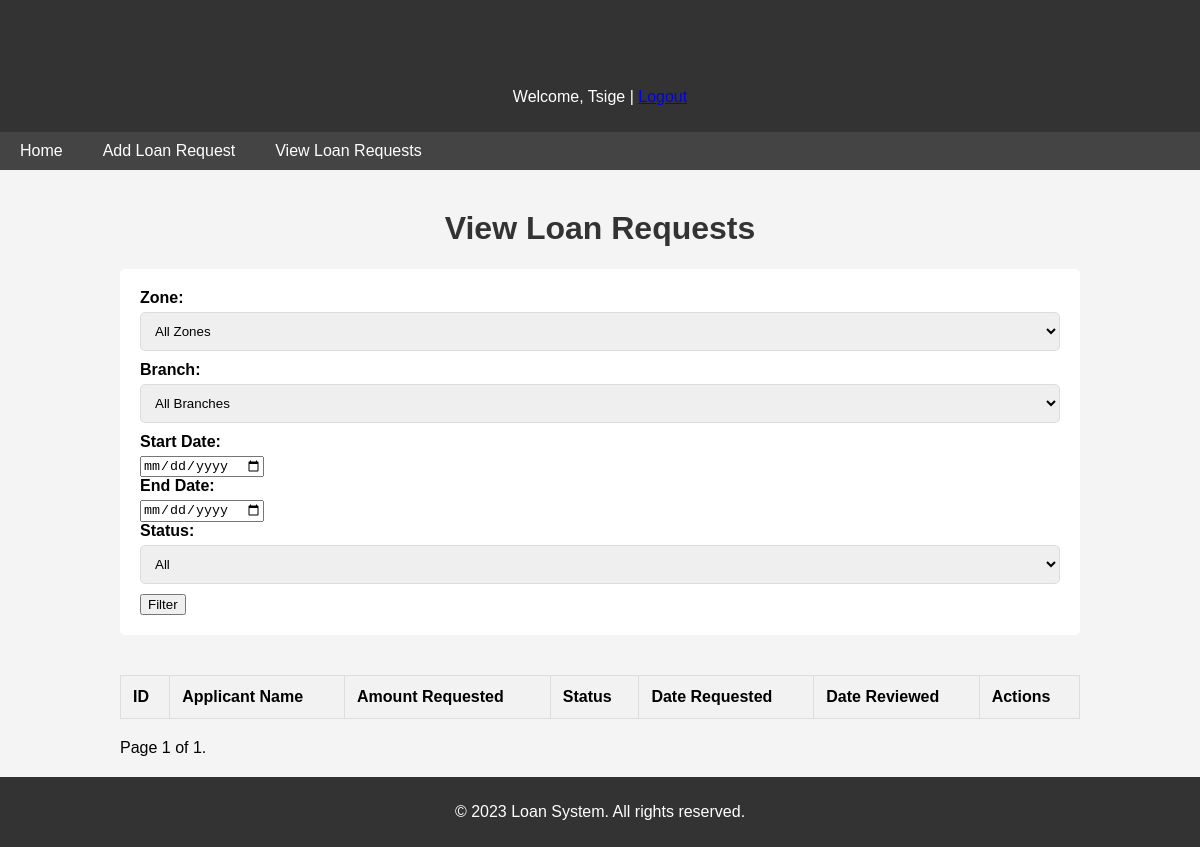
/view_loan_requests/ (signed in), run on an earlier commit of the app's database.
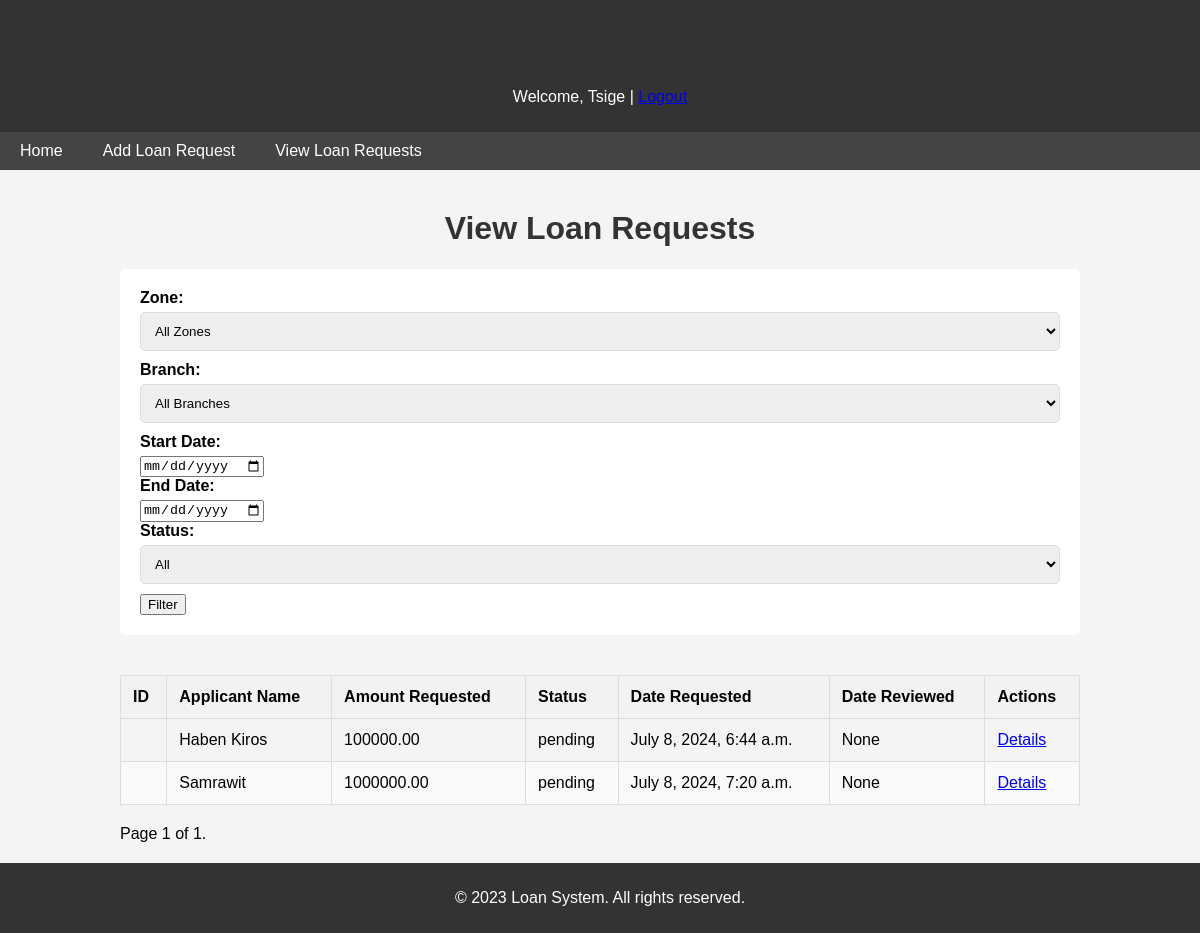
And on a later commit of the database.
### loans/models.py (models this page shows)
class CustomUser(AbstractUser):
    USER_ROLES = [
        ('loan_officer', 'Loan Officer'),
        ('finance', 'Finance'),
        ('operational_manager', 'Operational Manager'),
        ('manager', 'Manager')
    ]
    role = models.CharField(max_length=20, choices=USER_ROLES)
    phone_number = models.CharField(max_length=20)
    zone = models.ForeignKey(Zone, on_delete=models.SET_NULL, null=True, blank=True)
    branch = models.ForeignKey(Branch, on_delete=models.SET_NULL, null=True, blank=True)

class LoanRequest(models.Model):
    loan_request_id = models.CharField(max_length=20, unique=True)
    applicant_name = models.CharField(max_length=255)
    phone_number = models.CharField(max_length=15)
    email = models.EmailField()
    category = models.ForeignKey(LoanCategory, on_delete=models.CASCADE)
    collateral = models.ForeignKey(CollateralType, on_delete=models.CASCADE)
    amount_requested = models.DecimalField(max_digits=20, decimal_places=2)
    reason = models.TextField()
    status = models.CharField(max_length=20, default='pending')
    operation_manager_approval = models.BooleanField(default=False)
    finance_approval = models.BooleanField(default=False)
    date_requested = models.DateTimeField(auto_now_add=True)
    date_reviewed = models.DateTimeField(null=True, blank=True)
    branch = models.ForeignKey(Branch, on_delete=models.CASCADE)

### loans/views.py (the view)
# urls.py: path('view_loan_requests/', views.view_loan_requests, name='view_loan_requests'),
@login_required
@user_passes_test(lambda u: u.role == 'loan_officer')
def view_loan_requests(request):
    loan_requests = LoanRequest.objects.filter(branch=request.user.branch)
    zone_id = request.GET.get('zone_id')
    branch_id = request.GET.get('branch_id')
    start_date = request.GET.get('start_date')
    end_date = request.GET.get('end_date')
    status = request.GET.get('status')
    if zone_id:
        loan_requests = loan_requests.filter(branch__zone_id=zone_id)
    if branch_id:
        loan_requests = loan_requests.filter(branch_id=branch_id)
    if start_date and end_date:
        loan_requests = loan_requests.filter(date_requested__range=[start_date, end_date])
    if status:
        loan_requests = loan_requests.filter(status=status)
    paginator = Paginator(loan_requests, 10)  # Show 10 loan requests per page
    page_number = request.GET.get('page')
    page_obj = paginator.get_page(page_number)
    context = {
        'page_obj': page_obj,
        'zones': Zone.objects.all(),
        'branches': Branch.objects.filter(zone=request.user.branch.zone),
    }
    return render(request, 'loans/view_loan_requests.html', context)

### templates/loans/view_loan_requests.html (shortened to what this page needs)
{% extends "base.html" %}
{% block content %}
<h1>View Loan Requests</h1>
<form method="get">
    <label for="zone">Zone:</label>
    <select name="zone_id" id="zone">
        <option value="">All Zones</option>
    </select>
    <label for="branch">Branch:</label>
    <select name="branch_id" id="branch">
        <option value="">All Branches</option>
    </select>
    <label for="start_date">Start Date:</label>
    <input type="date" name="start_date" id="start_date">
    <label for="end_date">End Date:</label>
    <input type="date" name="end_date" id="end_date">
    <label for="status">Status:</label>
    <select name="status" id="status">
        <option value="">All</option>
    </select>
    <button type="submit">Filter</button>
</form>
<div class="table-container">
    <table>
        <thead>
            <tr>
                <th>ID</th>
                <th>Applicant Name</th>
                <th>Amount Requested</th>
                <th>Status</th>
                <th>Date Requested</th>
                <th>Date Reviewed</th>
                <th>Actions</th>
            </tr>
        </thead>
        <tbody>
            {% for loan_request in page_obj %}
            <tr>
                <td>{{ loan_request.loan_request_id }}</td>
                <td>{{ loan_request.applicant_name }}</td>
                <td>{{ loan_request.amount_requested }}</td>
                <td>{{ loan_request.status }}</td>
                <td>{{ loan_request.date_requested }}</td>
                <td>{{ loan_request.date_reviewed }}</td>
                <td>
                    <a href="{% url 'loan_request_detail' loan_request.id %}">Details</a>
                </td>
            </tr>
            {% endfor %}
        </tbody>
    </table>
</div>
<div class="pagination">
    <span class="step-links">
        <span class="current">
            Page {{ page_obj.number }} of {{ page_obj.paginator.num_pages }}.
        </span>
    </span>
</div>
{% endblock %}

### templates/base.html (shortened to what this page needs)
<!DOCTYPE html>
<html>
<head>
    {% load static %}
    <link rel="stylesheet" type="text/css" href="{% static 'css/styles.css' %}">
</head>
<body>
    <header>
        <h1>Loan System</h1>
        {% if user.is_authenticated %}
            <p>Welcome, {{ user.username }} | <a href="{% url 'logout' %}">Logout</a></p>
        {% else %}
            <p><a href="{% url 'login' %}">Login</a></p>
        {% endif %}
    </header>
    <nav>
        <a href="{% url 'home' %}">Home</a>
        {% if user.is_authenticated %}
            {% if user.role == 'loan_officer' %}
                <a href="{% url 'create_loan_request' %}">Add Loan Request</a>
                <a href="{% url 'view_loan_requests' %}">View Loan Requests</a>
            {% endif %}
        {% endif %}
    </nav>
    <div class="container">
        {% block content %}
        {% endblock %}
    </div>
    <footer>
        <p>&copy; 2023 Loan System. All rights reserved.</p>
    </footer>
</body>
</html>

### static/css/styles.css (style rules this page uses)
body { font-family: Arial, sans-serif; margin: 0; padding: 0; background-color: #f4f4f4; }
header { background-color: #333; color: white; padding: 10px 0; text-align: center; }
nav { margin: 0; padding: 0; background-color: #444; overflow: hidden; }
nav a { float: left; display: block; color: white; text-align: center; padding: 14px 20px; text-decoration: none; }
.container { width: 80%; margin: auto; overflow: hidden; }
h1 { margin-top: 20px; text-align: center; color: #333; }
form { background: white; padding: 20px; border-radius: 5px; margin: 20px 0; }
form label { display: block; margin-bottom: 5px; font-weight: bold; }
form input[type="text"], form input[type="password"], form select, form textarea { width: 100%; padding: 10px; margin-bottom: 10px; border: 1px solid #ddd; border-radius: 5px; }
body { display: flex; flex-direction: column; min-height: 100vh; margin: 0; }
.container { flex: 1; overflow: auto; padding: 20px; }
footer { text-align: center; padding: 10px 0; background-color: #333; color: white; position: relative; bottom: 0; width: 100%; }
.table-container { max-height: 400px; overflow-y: auto; margin-top: 20px; }
table { width: 100%; border-collapse: collapse; margin: 20px 0; }
table, th, td { border: 1px solid #ddd; }
th, td { padding: 12px; text-align: left; }
th { background-color: #f2f2f2; color: black; }
tr:nth-child(even) { background-color: #f9f9f9; }
nav { display: flex; background-color: #444; overflow: hidden; }
nav a { padding: 10px 20px; text-align: center; color: white; text-decoration: none; display: inline-block; }

### templates/base.html (style rules this page uses)
body { display: flex; flex-direction: column; min-height: 100vh; margin: 0; }
.container { flex: 1; overflow: auto; padding: 20px; }
footer { text-align: center; padding: 10px 0; background-color: #333; color: white; position: relative; bottom: 0; width: 100%; }
.table-container { max-height: 400px; overflow-y: auto; margin-top: 20px; }
table { width: 100%; border-collapse: collapse; margin: 20px 0; }
table, th, td { border: 1px solid #ddd; }
th, td { padding: 12px; text-align: left; }
th { background-color: #f2f2f2; color: black; }
tr:nth-child(even) { background-color: #f9f9f9; }
nav { display: flex; background-color: #444; overflow: hidden; }
nav a { padding: 10px 20px; text-align: center; color: white; text-decoration: none; display: inline-block; }

What changed in the data, as far as the page shows it:
added LoanRequest: applicant_name "Haben Kiros", amount_requested "100000.00", status "pending", date_requested "July 8, 2024, 6:44 a.m.", date_reviewed "None"
added LoanRequest: applicant_name "Samrawit", amount_requested "1000000.00", status "pending", date_requested "July 8, 2024, 7:20 a.m.", date_reviewed "None"
